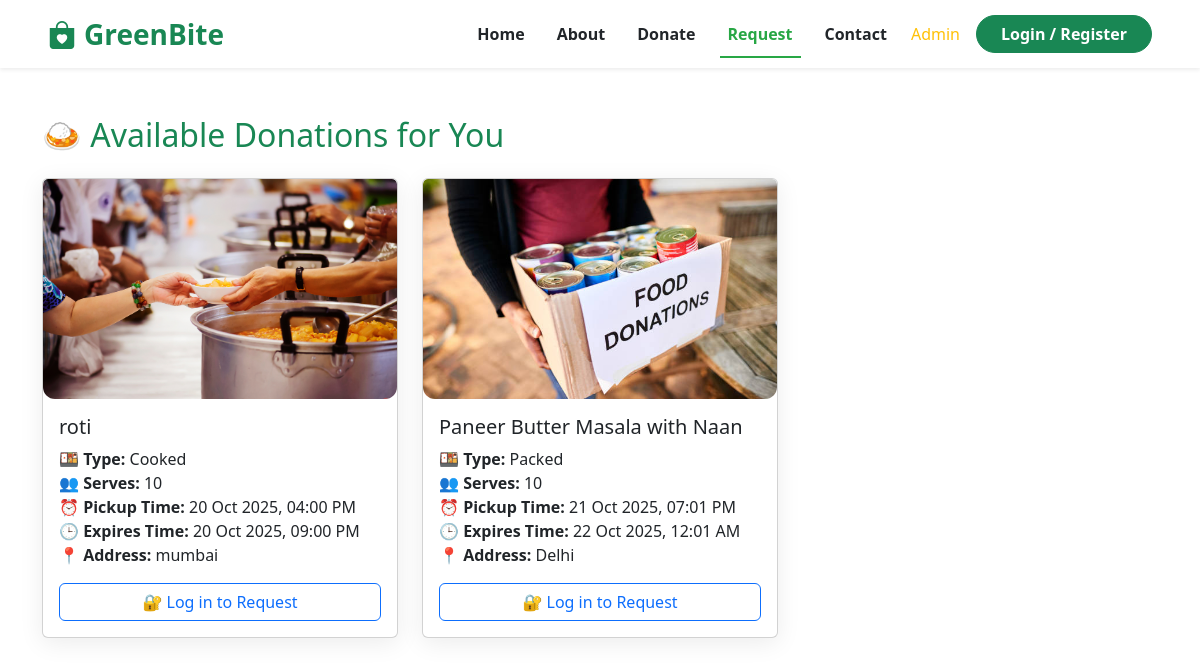
Screenshot of /requests.php with the database file from the repository.
### tables this page shows
CREATE TABLE `donations` (
  `id` int(11) NOT NULL,
  `donor_id` int(11) NOT NULL,
  `food_description` text NOT NULL,
  `quantity` varchar(100) NOT NULL,
  `pickup_time` datetime NOT NULL,
  `address` text NOT NULL,
  `contact_number` varchar(15) NOT NULL,
  `expires_at` datetime NOT NULL,
  `food_image` varchar(255) DEFAULT NULL,
  `food_type` enum('Cooked','Packed','Raw') NOT NULL,
  `status` enum('pending','accepted','expired') DEFAULT 'pending',
  `created_at` timestamp NOT NULL DEFAULT current_timestamp(),
  `receiver_name` varchar(255) DEFAULT NULL,
  `receiver_contact` varchar(20) DEFAULT NULL,
  `receiver_email` varchar(255) DEFAULT NULL,
  `receiver_address` text DEFAULT NULL,
  `receiver_reason` text DEFAULT NULL,
  `receiver_id` int(11) DEFAULT NULL
);

### requests.php (the view, shortened to what this page needs)
<?php
include 'includes/db.php';
$logged_in = isset($_SESSION['user_id']);
$result = $conn->query("SELECT * FROM donations WHERE status = 'pending' ORDER BY expires_at ASC");
?>
<!DOCTYPE html>
<html lang="en">
<head>
  <link href="https://cdn.jsdelivr.net/npm/bootstrap@5.3.0/dist/css/bootstrap.min.css" rel="stylesheet">
</head>
<body>
<?php include 'includes/navbar.php'; ?>
<?php include 'includes/header.php'; ?>
<div class="container py-5">
  <h2 class="mb-4 text-success">🍛 Available Donations for You</h2>
  <?php if ($result->num_rows === 0): ?>
    <div class="alert alert-warning">No donations available at the moment. Please check back later.</div>
  <?php else: ?>
    <div class="row g-4">
      <?php while ($row = $result->fetch_assoc()): ?>
        <div class="col-md-6 col-lg-4">
          <div class="donation-card card">
            <img src="<?= htmlspecialchars($row['food_image']) ?>" class="card-img-top donation-img" alt="Food Image">
            <div class="card-body">
              <h5 class="card-title"><?= htmlspecialchars($row['food_description']) ?></h5>
              <p class="card-text">
                🍱 <strong>Type:</strong> <?= htmlspecialchars($row['food_type']) ?><br>
                👥 <strong>Serves:</strong> <?= htmlspecialchars($row['quantity']) ?><br>
                ⏰ <strong>Pickup Time:</strong> <?= date('d M Y, h:i A', strtotime($row['pickup_time'])) ?><br>
                🕒 <strong>Expires Time:</strong> <?= date('d M Y, h:i A', strtotime($row['expires_at'])) ?><br>
                📍 <strong>Address:</strong> <?= nl2br(htmlspecialchars($row['address'])) ?>
              </p>
              <?php if ($logged_in): ?>
                <button class="btn btn-outline-success w-100" data-bs-toggle="modal" data-bs-target="#requestModal<?= $row['id'] ?>">
                  Request This Donation
                </button>
              <?php else: ?>
                <a href="auth.php" class="btn btn-outline-primary w-100">🔐 Log in to Request</a>
              <?php endif; ?>
            </div>
          </div>
        </div>
      <?php endwhile; ?>
    </div>
  <?php endif; ?>
</div>
</body>
</html>

### css/style.css (style rules this page uses)
body { font-family: 'Segoe UI', sans-serif; }
img { border-radius: 12px; }

### requests.php (style rules this page uses)
body { background: #f3f4f6; font-family: 'Segoe UI', sans-serif; }
.donation-card { border-radius: 12px; box-shadow: 0 5px 25px rgba(0,0,0,0.08); overflow: hidden; background: white; }
.donation-img { height: 220px; object-fit: cover; }

### rows the page displays
donations: food_image (picture), food_description "roti", food_type "Cooked", quantity "10", pickup_time "20 Oct 2025, 04:00 PM", expires_at "20 Oct 2025, 09:00 PM", address "mumbai"
donations: food_image (picture), food_description "Paneer Butter Masala with Naan", food_type "Packed", quantity "10", pickup_time "21 Oct 2025, 07:01 PM", expires_at "22 Oct 2025, 12:01 AM", address "Delhi"
